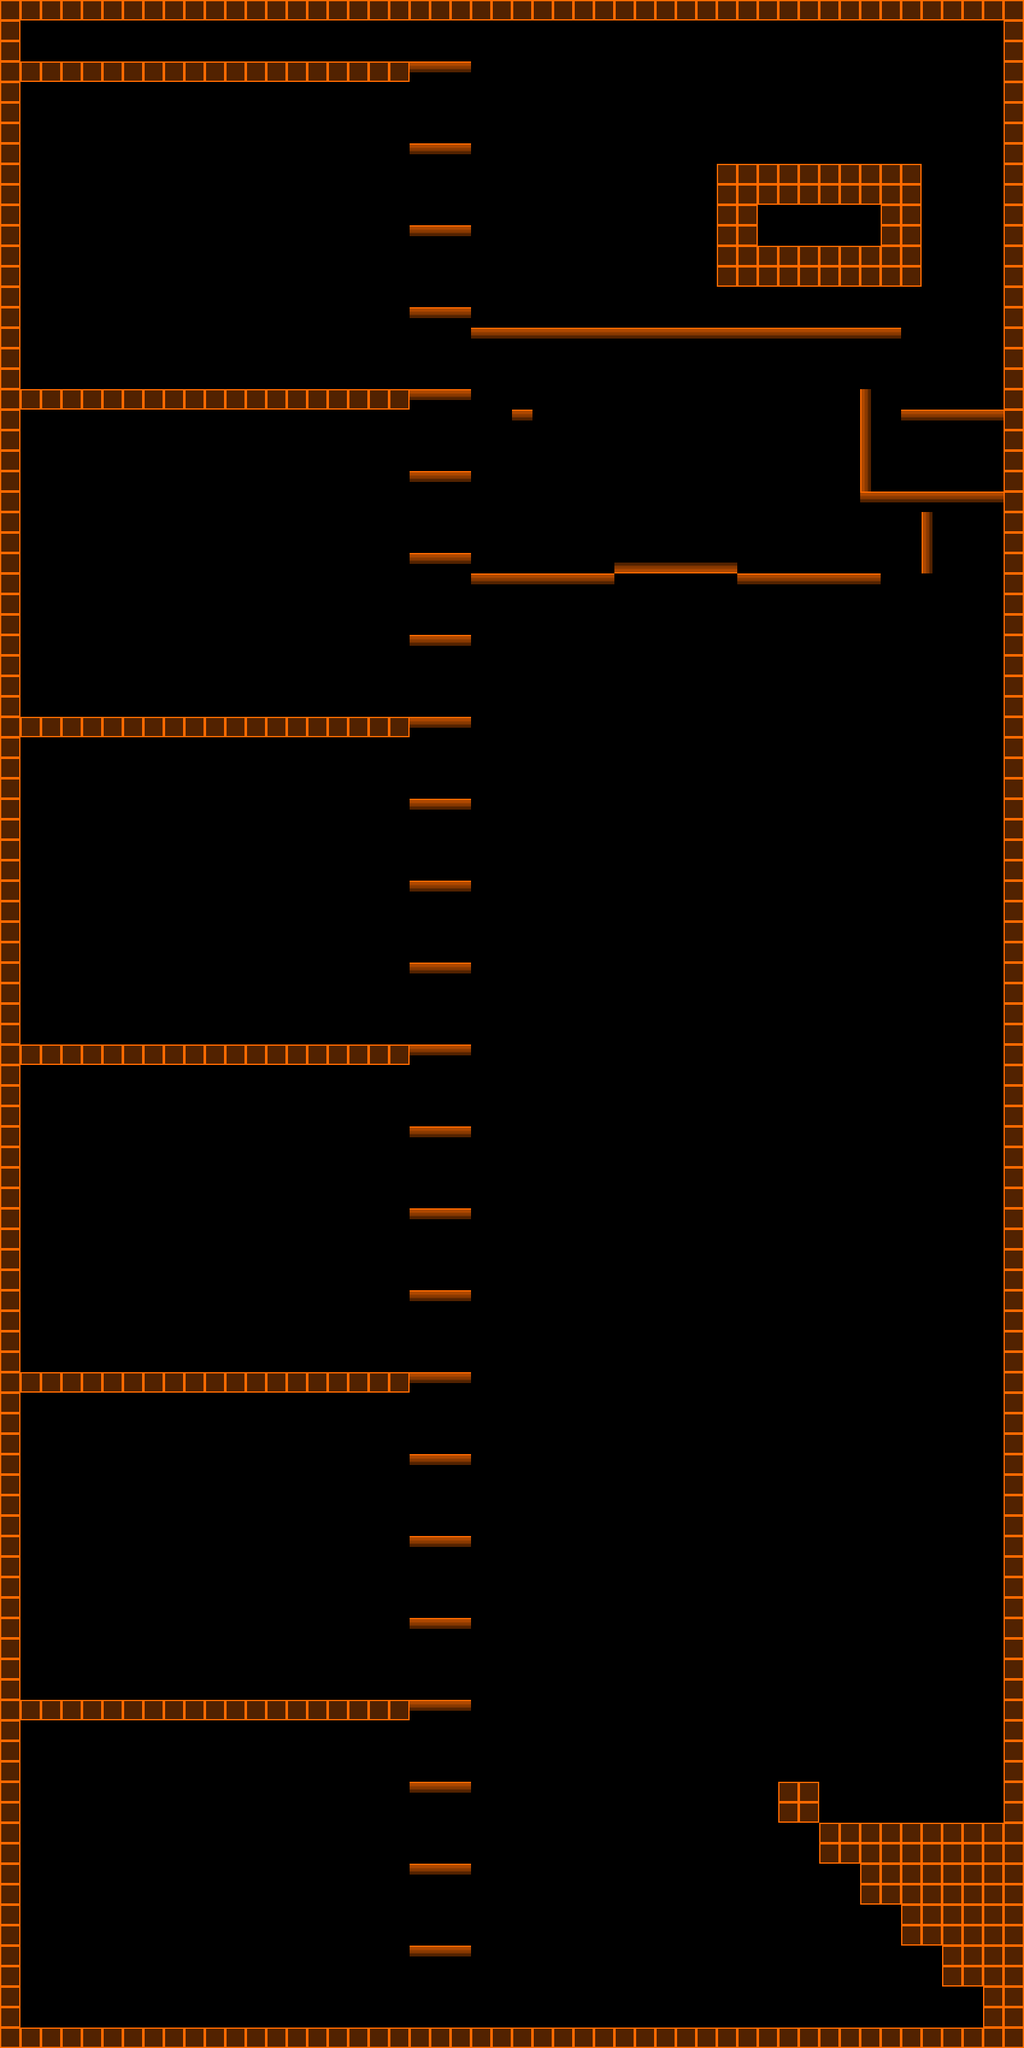

Tiled map render using the project's own tile images. Description and the map definition, with tile-layer contents summarised, below:
An orthogonal 50x100 tile map with 32x32 px tiles, 1 tile layer (action) and 1277 objects (1275x ball, hat, hero).

<map version="1.0" orientation="orthogonal" width="50" height="100" tilewidth="32" tileheight="32">
 <tileset firstgid="1" name="tiles" tilewidth="32" tileheight="32">
  <image source="../images/tiles.png" width="96" height="32" />
  <tile id="2">
   <properties>
    <property name="jumpThrough" value="true" />
   </properties>
  </tile>
 </tileset>
 <layer name="action" width="50" height="100">
  <data>[5000 cells, 646 non-empty, 2 distinct tile ids]</data>
 </layer>
 <objectgroup name="entities" width="50" height="100">
  <object type="hat" x="896" y="256" width="32" height="32" />
  <object type="ball" x="512" y="256" width="32" height="32" />
  <object type="ball" x="544" y="256" width="32" height="32" />
  <object type="ball" x="480" y="160" width="32" height="32" />
  <object type="ball" x="608" y="192" width="32" height="32" />
  <object type="ball" x="480" y="128" width="32" height="32" />
  <object type="ball" x="576" y="160" width="32" height="32" />
  <object type="ball" x="512" y="192" width="32" height="32" />
  <object type="ball" x="576" y="192" width="32" height="32" />
  <object type="ball" x="512" y="128" width="32" height="32" />
  <object type="ball" x="544" y="224" width="32" height="32" />
  <object type="ball" x="544" y="128" width="32" height="32" />
  <object type="ball" x="576" y="256" width="32" height="32" />
  <object type="ball" x="480" y="256" width="32" height="32" />
  <object type="ball" x="608" y="224" width="32" height="32" />
  <object type="ball" x="608" y="256" width="32" height="32" />
  <object type="ball" x="544" y="192" width="32" height="32" />
  <object type="ball" x="480" y="192" width="32" height="32" />
  <object type="ball" x="512" y="224" width="32" height="32" />
  <object type="ball" x="480" y="224" width="32" height="32" />
  <object type="ball" x="608" y="128" width="32" height="32" />
  <object type="ball" x="544" y="160" width="32" height="32" />
  <object type="ball" x="576" y="128" width="32" height="32" />
  <object type="ball" x="576" y="224" width="32" height="32" />
  <object type="ball" x="608" y="160" width="32" height="32" />
  <object type="ball" x="512" y="160" width="32" height="32" />
  <object type="ball" x="512" y="768" width="32" height="32" />
  <object type="ball" x="544" y="768" width="32" height="32" />
  <object type="ball" x="480" y="672" width="32" height="32" />
  <object type="ball" x="608" y="704" width="32" height="32" />
  <object type="ball" x="480" y="640" width="32" height="32" />
  <object type="ball" x="576" y="672" width="32" height="32" />
  <object type="ball" x="512" y="704" width="32" height="32" />
  <object type="ball" x="576" y="704" width="32" height="32" />
  <object type="ball" x="512" y="640" width="32" height="32" />
  <object type="ball" x="544" y="736" width="32" height="32" />
  <object type="ball" x="544" y="640" width="32" height="32" />
  <object type="ball" x="576" y="768" width="32" height="32" />
  <object type="ball" x="480" y="768" width="32" height="32" />
  <object type="ball" x="608" y="736" width="32" height="32" />
  <object type="ball" x="608" y="768" width="32" height="32" />
  <object type="ball" x="544" y="704" width="32" height="32" />
  <object type="ball" x="480" y="704" width="32" height="32" />
  <object type="ball" x="512" y="736" width="32" height="32" />
  <object type="ball" x="480" y="736" width="32" height="32" />
  <object type="ball" x="608" y="640" width="32" height="32" />
  <object type="ball" x="544" y="672" width="32" height="32" />
  <object type="ball" x="576" y="640" width="32" height="32" />
  <object type="ball" x="576" y="736" width="32" height="32" />
  <object type="ball" x="608" y="672" width="32" height="32" />
  <object type="ball" x="512" y="672" width="32" height="32" />
  <object type="ball" x="512" y="928" width="32" height="32" />
  <object type="ball" x="544" y="928" width="32" height="32" />
  <object type="ball" x="480" y="832" width="32" height="32" />
  <object type="ball" x="608" y="864" width="32" height="32" />
  <object type="ball" x="480" y="800" width="32" height="32" />
  <object type="ball" x="576" y="832" width="32" height="32" />
  <object type="ball" x="512" y="864" width="32" height="32" />
  <object type="ball" x="576" y="864" width="32" height="32" />
  <object type="ball" x="512" y="800" width="32" height="32" />
  <object type="ball" x="544" y="896" width="32" height="32" />
  <object type="ball" x="544" y="800" width="32" height="32" />
  <object type="ball" x="576" y="928" width="32" height="32" />
  <object type="ball" x="480" y="928" width="32" height="32" />
  <object type="ball" x="608" y="896" width="32" height="32" />
  <object type="ball" x="608" y="928" width="32" height="32" />
  <object type="ball" x="544" y="864" width="32" height="32" />
  <object type="ball" x="480" y="864" width="32" height="32" />
  <object type="ball" x="512" y="896" width="32" height="32" />
  <object type="ball" x="480" y="896" width="32" height="32" />
  <object type="ball" x="608" y="800" width="32" height="32" />
  <object type="ball" x="544" y="832" width="32" height="32" />
  <object type="ball" x="576" y="800" width="32" height="32" />
  <object type="ball" x="576" y="896" width="32" height="32" />
  <object type="ball" x="608" y="832" width="32" height="32" />
  <object type="ball" x="512" y="832" width="32" height="32" />
  <object type="ball" x="512" y="1280" width="32" height="32" />
  <object type="ball" x="544" y="1280" width="32" height="32" />
  <object type="ball" x="480" y="1184" width="32" height="32" />
  <object type="ball" x="608" y="1216" width="32" height="32" />
  <object type="ball" x="480" y="1152" width="32" height="32" />
  <object type="ball" x="576" y="1184" width="32" height="32" />
  <object type="ball" x="512" y="1216" width="32" height="32" />
  <object type="ball" x="576" y="1216" width="32" height="32" />
  <object type="ball" x="512" y="1152" width="32" height="32" />
  <object type="ball" x="544" y="1248" width="32" height="32" />
  <object type="ball" x="544" y="1152" width="32" height="32" />
  <object type="ball" x="576" y="1280" width="32" height="32" />
  <object type="ball" x="480" y="1280" width="32" height="32" />
  <object type="ball" x="608" y="1248" width="32" height="32" />
  <object type="ball" x="608" y="1280" width="32" height="32" />
  <object type="ball" x="544" y="1216" width="32" height="32" />
  <object type="ball" x="480" y="1216" width="32" height="32" />
  <object type="ball" x="512" y="1248" width="32" height="32" />
  <object type="ball" x="480" y="1248" width="32" height="32" />
  <object type="ball" x="608" y="1152" width="32" height="32" />
  <object type="ball" x="544" y="1184" width="32" height="32" />
  <object type="ball" x="576" y="1152" width="32" height="32" />
  <object type="ball" x="576" y="1248" width="32" height="32" />
  <object type="ball" x="608" y="1184" width="32" height="32" />
  <object type="ball" x="512" y="1184" width="32" height="32" />
  <object type="ball" x="512" y="1440" width="32" height="32" />
  <object type="ball" x="544" y="1440" width="32" height="32" />
  <object type="ball" x="480" y="1344" width="32" height="32" />
  <object type="ball" x="608" y="1376" width="32" height="32" />
  <object type="ball" x="480" y="1312" width="32" height="32" />
  <object type="ball" x="576" y="1344" width="32" height="32" />
  <object type="ball" x="512" y="1376" width="32" height="32" />
  <object type="ball" x="576" y="1376" width="32" height="32" />
  <object type="ball" x="512" y="1312" width="32" height="32" />
  <object type="ball" x="544" y="1408" width="32" height="32" />
  <object type="ball" x="544" y="1312" width="32" height="32" />
  <object type="ball" x="576" y="1440" width="32" height="32" />
  </objectgroup>
</map>
<!-- 1164 of 1277 objects omitted -->